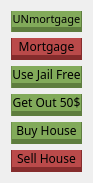
   <widget class="QWidget" name="horizontalLayoutWidget_3">
    <property name="geometry">
     <rect>
      <x>1210</x>
      <y>320</y>
      <width>84</width>
      <height>164</height>
     </rect>
    </property>
    <layout class="QGridLayout" name="gridLayout_3">
     <item row="5" column="1">
      <widget class="QPushButton" name="houseBuy">
       <property name="font">
        <font>
         <family>Rockwell</family>
         <pointsize>9</pointsize>
        </font>
       </property>
       <property name="styleSheet">
        <string notr="true">QPushButton{
background-color: rgb(130,170,90);
border: none;
border-left: 1px solid rgb(110,144,76);
border-right: 1px solid rgb(94, 125, 62);
border-bottom: 5px solid rgb(94, 125, 62);
}

QPushButton:hover {
background-color: rgb(138,181,96);
border-left: 1px solid rgb(110,144,76);
border-right: 1px solid rgb(110,144,76);
border-bottom: 5px solid rgb(110,144,76);
}

QPushButton:pressed {
background-color: rgb(120,157,83);
border-left: 1px solid rgb(110,144,76);
border-right: 1px solid rgb(110,144,76);
border-bottom: 5px solid rgb(110,144,76);
}</string>
       </property>
       <property name="text">
        <string>Buy House</string>
       </property>
      </widget>
     </item>
     <item row="3" column="1">
      <widget class="QPushButton" name="jailfree">
       <property name="font">
        <font>
         <family>Rockwell</family>
         <pointsize>9</pointsize>
        </font>
       </property>
       <property name="styleSheet">
        <string notr="true">QPushButton{
background-color: rgb(130,170,90);
border: none;
border-left: 1px solid rgb(110,144,76);
border-right: 1px solid rgb(94, 125, 62);
border-bottom: 5px solid rgb(94, 125, 62);
}

QPushButton:hover {
background-color: rgb(138,181,96);
border-left: 1px solid rgb(110,144,76);
border-right: 1px solid rgb(110,144,76);
border-bottom: 5px solid rgb(110,144,76);
}

QPushButton:pressed {
background-color: rgb(120,157,83);
border-left: 1px solid rgb(110,144,76);
border-right: 1px solid rgb(110,144,76);
border-bottom: 5px solid rgb(110,144,76);
}</string>
       </property>
       <property name="text">
        <string>Use Jail Free</string>
       </property>
      </widget>
     </item>
     <item row="2" column="1">
      <widget class="QPushButton" name="mortgage">
       <property name="font">
        <font>
         <family>Rockwell</family>
         <pointsize>9</pointsize>
        </font>
       </property>
       <property name="styleSheet">
        <string notr="true">QPushButton{
background-color: rgb(186, 74, 74);
border: none;
border-left: 1px solid rgb(133, 44, 44);
border-right: 1px solid rgb(133, 44, 44);
border-bottom: 5px solid rgb(133, 44, 44);
}

QPushButton:hover {
background-color: rgb(133, 44, 44);
border-left: 1px solid rgb(99, 30, 30);
border-right: 1px solid rgb(99, 30, 30);
border-bottom: 5px solid rgb(99, 30, 30);
}

QPushButton:pressed {
background-color: rgb(117, 35, 35);
border-left: 1px solid rgb(99, 28, 28);
border-right: 1px solid rgb(99, 28, 28);
border-bottom: 5px solid rgb(99, 28, 28);
}</string>
       </property>
       <property name="text">
        <string>Mortgage</string>
       </property>
      </widget>
     </item>
     <item row="6" column="1">
      <widget class="QPushButton" name="houseSell">
       <property name="font">
        <font>
         <family>Rockwell</family>
         <pointsize>9</pointsize>
        </font>
       </property>
       <property name="styleSheet">
        <string notr="true">QPushButton{
background-color: rgb(186, 74, 74);
border: none;
border-left: 1px solid rgb(133, 44, 44);
border-right: 1px solid rgb(133, 44, 44);
border-bottom: 5px solid rgb(133, 44, 44);
}

QPushButton:hover {
background-color: rgb(133, 44, 44);
border-left: 1px solid rgb(99, 30, 30);
border-right: 1px solid rgb(99, 30, 30);
border-bottom: 5px solid rgb(99, 30, 30);
}

QPushButton:pressed {
background-color: rgb(117, 35, 35);
border-left: 1px solid rgb(99, 28, 28);
border-right: 1px solid rgb(99, 28, 28);
border-bottom: 5px solid rgb(99, 28, 28);
}</string>
       </property>
       <property name="text">
        <string>Sell House</string>
       </property>
      </widget>
     </item>
     <item row="4" column="1">
      <widget class="QPushButton" name="getout">
       <property name="font">
        <font>
         <family>Rockwell</family>
         <pointsize>9</pointsize>
        </font>
       </property>
       <property name="styleSheet">
        <string notr="true">QPushButton{
background-color: rgb(130,170,90);
border: none;
border-left: 1px solid rgb(110,144,76);
border-right: 1px solid rgb(94, 125, 62);
border-bottom: 5px solid rgb(94, 125, 62);
}

QPushButton:hover {
background-color: rgb(138,181,96);
border-left: 1px solid rgb(110,144,76);
border-right: 1px solid rgb(110,144,76);
border-bottom: 5px solid rgb(110,144,76);
}

QPushButton:pressed {
background-color: rgb(120,157,83);
border-left: 1px solid rgb(110,144,76);
border-right: 1px solid rgb(110,144,76);
border-bottom: 5px solid rgb(110,144,76);
}</string>
       </property>
       <property name="text">
        <string>Get Out 50$</string>
       </property>
      </widget>
     </item>
     <item row="1" column="1">
      <widget class="QPushButton" name="unmortgage">
       <property name="font">
        <font>
         <family>Rockwell</family>
         <pointsize>8</pointsize>
        </font>
       </property>
       <property name="styleSheet">
        <string notr="true">QPushButton{
background-color: rgb(130,170,90);
border: none;
border-left: 1px solid rgb(110,144,76);
border-right: 1px solid rgb(94, 125, 62);
border-bottom: 5px solid rgb(94, 125, 62);
}

QPushButton:hover {
background-color: rgb(138,181,96);
border-left: 1px solid rgb(110,144,76);
border-right: 1px solid rgb(110,144,76);
border-bottom: 5px solid rgb(110,144,76);
}

QPushButton:pressed {
background-color: rgb(120,157,83);
border-left: 1px solid rgb(110,144,76);
border-right: 1px solid rgb(110,144,76);
border-bottom: 5px solid rgb(110,144,76);
}</string>
       </property>
       <property name="text">
        <string>UNmortgage</string>
       </property>
      </widget>
     </item>
    </layout>
   </widget>
